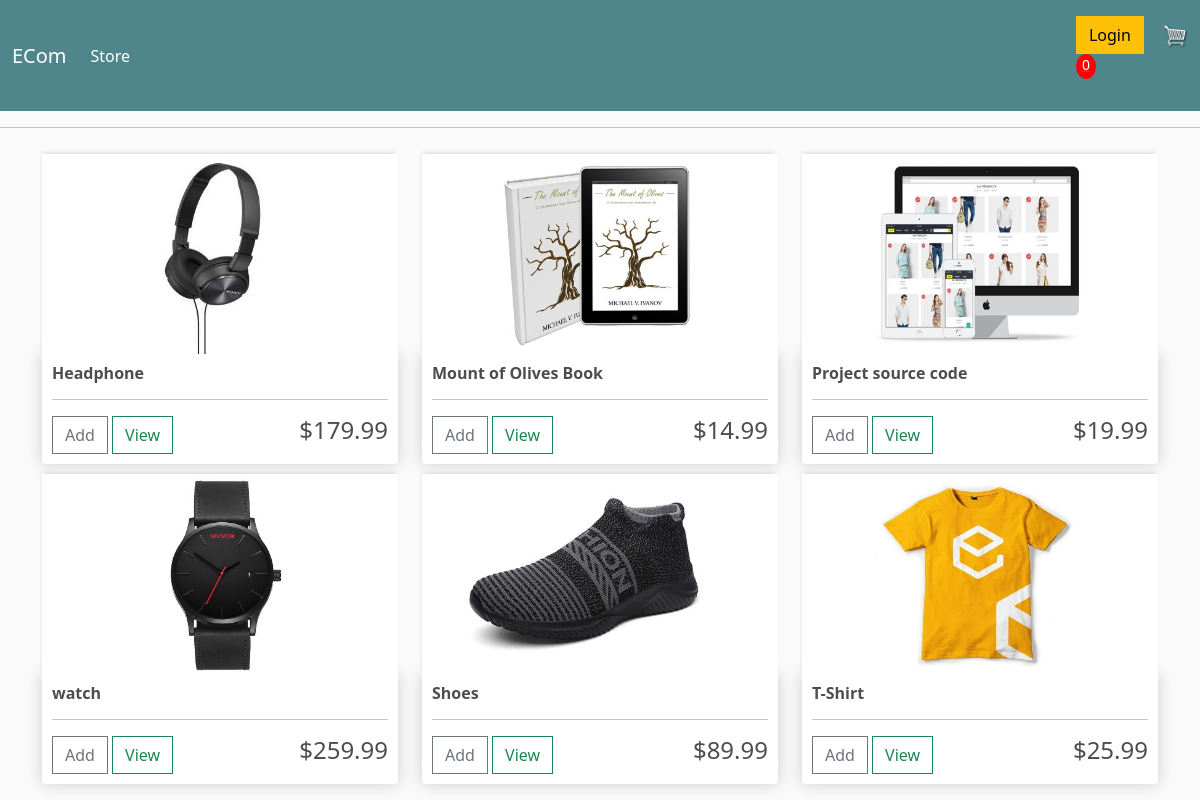
The app's page / (signed in) with its own data.
### stores/models.py (models this page shows, shortened)
class Product(models.Model):
    name=models.CharField(max_length=200)
    price=models.FloatField()
    digital=models.BooleanField(default=False,null=True,blank=True)
    image=models.ImageField(null=True,blank=True)
    @property
    def imageURL(self):
        try:
            url=self.image.url
        except :
            url=''
        return url

### stores/views.py (the view)
# urls.py: path('',views.store,name='store'),
def store(request):
    product=Product.objects.all()
    if request.user.is_authenticated:
        customer=request.user.customer
        order,created=Order.objects.get_or_create(customer=customer,complete=False)
        items=order.orderitem_set.all()
        cartItems=order.get_cart_items
    else:
        items=[]
        order={'get_cart_total':0,
        'get_cart_items':0}
        cartItems=order.get_cart_items
    context={'products':product,'cartItems':cartItems,'shipping':False}
    return render(request,'store/store.html',context=context)

### stores/models.py (called while the page is built)
    @property
    def get_cart_items(self):
        orderitems=self.orderitem_set.all()
        total=sum([item.quantity for item in orderitems])
        return total

### stores/templates/store/store.html
{% extends 'store/main.html' %} {% load static %} {% block content %}
<div class="row">
    {% for product in products %}
    <div class="col-lg-4">
        <img class='thumbnail' src="{{product.imageURL}}" alt="">
        <div class="box-element product">
            <h6><strong>{{product.name}}</strong></h6>
            <hr>
            <button data-product={{product.id}} data-action='add' class="btn btn-outline-secondary add-btn update-cart">Add</button>
            <a href="#" class="btn btn-outline-success">View</a>
            <h4 style='display:inline-block;float:right'>${{product.price|floatformat:2}}</h4>
        </div>
    </div>
    {% endfor %}
</div>
{% endblock content %}

### static/css/main.css (style rules this page uses)
body { background-color: hsl(0, 0%, 98%); }
h1, h2, h3, h4, h5, h6 { color: hsl(0, 0%, 30%); }
.box-element { box-shadow: hsl(0, 0%, 80%) 0 0 16px; background-color: #fff; border-radius: 4px; padding: 10px; }
.thumbnail { width: 100%; height: 200px; -webkit-box-shadow: -1px -3px 5px -2px rgba(214, 214, 214, 1); -moz-box-shadow: -1px -3px 5px -2px rgba(214, 214, 214, 1); box-shadow: -1px -3px 5px -2px rgba(214, 214, 214, 1); }
.product { border-radius: 0 0 4px 4px; }
.col-lg-4, .col-lg-6, .col-lg-8, .col-lg-12 { margin-top: 10px; }
.btn { border-radius: 0; }

### records on screen
Product: imageURL (picture), name "Headphone", price "179.99"
Product: imageURL (picture), name "Mount of Olives Book", price "14.99"
Product: imageURL (picture), name "Project source code", price "19.99"
Product: imageURL (picture), name "watch", price "259.99"
Product: imageURL (picture), name "Shoes", price "89.99"
Product: imageURL (picture), name "T-Shirt", price "25.99"

### other values on screen
{{ cartItems }} "0"
